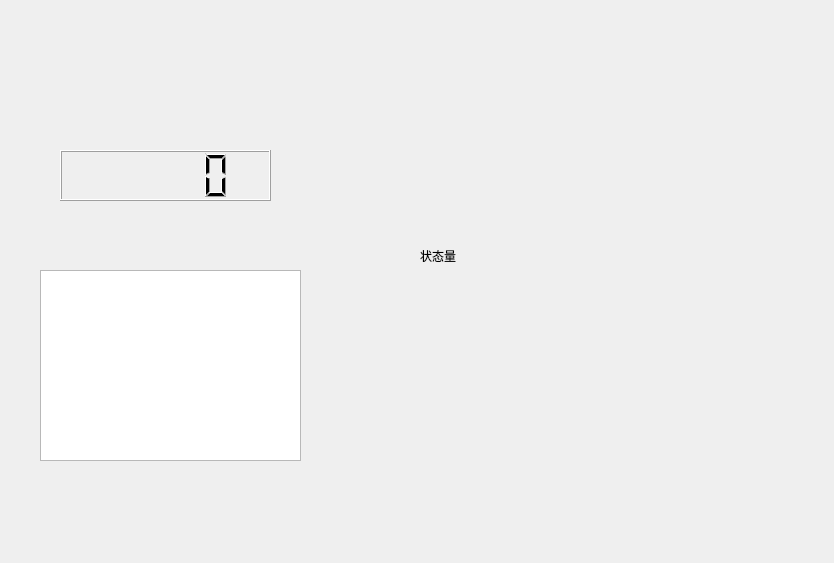
<?xml version="1.0" encoding="UTF-8"?>
<ui version="4.0">
 <class>CShowData</class>
 <widget class="QWidget" name="CShowData">
  <property name="geometry">
   <rect>
    <x>0</x>
    <y>0</y>
    <width>834</width>
    <height>563</height>
   </rect>
  </property>
  <property name="windowTitle">
   <string>CShowData</string>
  </property>
  <widget class="QLabel" name="label_class">
   <property name="geometry">
    <rect>
     <x>60</x>
     <y>60</y>
     <width>111</width>
     <height>51</height>
    </rect>
   </property>
   <property name="text">
    <string/>
   </property>
  </widget>
  <widget class="QLCDNumber" name="lcdNumber">
   <property name="geometry">
    <rect>
     <x>60</x>
     <y>150</y>
     <width>211</width>
     <height>51</height>
    </rect>
   </property>
  </widget>
  <widget class="QTextBrowser" name="textBrowser">
   <property name="geometry">
    <rect>
     <x>40</x>
     <y>270</y>
     <width>261</width>
     <height>191</height>
    </rect>
   </property>
  </widget>
  <widget class="QLabel" name="label_Enable">
   <property name="geometry">
    <rect>
     <x>400</x>
     <y>100</y>
     <width>91</width>
     <height>81</height>
    </rect>
   </property>
   <property name="text">
    <string/>
   </property>
  </widget>
  <widget class="QLabel" name="label_Disable">
   <property name="geometry">
    <rect>
     <x>570</x>
     <y>100</y>
     <width>121</width>
     <height>81</height>
    </rect>
   </property>
   <property name="text">
    <string/>
   </property>
  </widget>
  <widget class="QCustomPlot" name="widget" native="true">
   <property name="geometry">
    <rect>
     <x>319</x>
     <y>39</y>
     <width>241</width>
     <height>131</height>
    </rect>
   </property>
  </widget>
  <widget class="QLabel" name="label">
   <property name="geometry">
    <rect>
     <x>420</x>
     <y>240</y>
     <width>71</width>
     <height>31</height>
    </rect>
   </property>
   <property name="text">
    <string>状态量</string>
   </property>
  </widget>
 </widget>
 <layoutdefault spacing="6" margin="11"/>
 <customwidgets>
  <customwidget>
   <class>QCustomPlot</class>
   <extends>QWidget</extends>
   <header>qcustomplot.h</header>
   <container>1</container>
  </customwidget>
 </customwidgets>
 <resources/>
 <connections/>
</ui>
